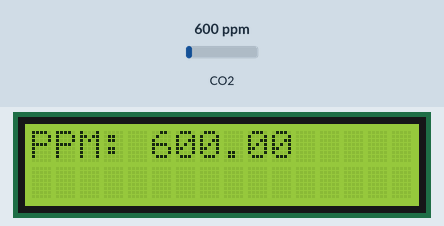
This sketch was run on a simulated ESP8266 (NodeMCU). Shown: 16×2 character LCD. The test bench sets the inputs (shaded band); at power-on: CO2 600 ppm.

Above: at 1.2 s.
1.3 s: CO2 set to 452 ppm
At 2.7 s:
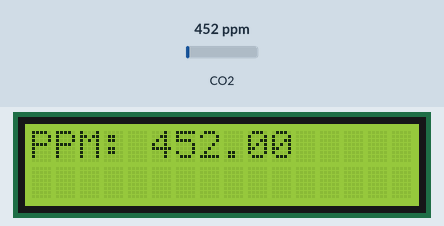
3.6 s: CO2 set to 1050 ppm
At 5.3 s:
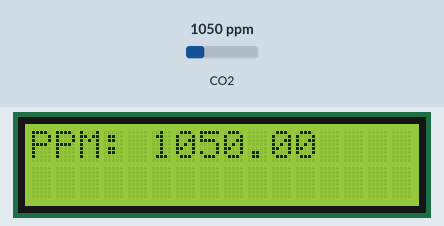
5.6 s: CO2 set to 1700 ppm
At 6.7 s:
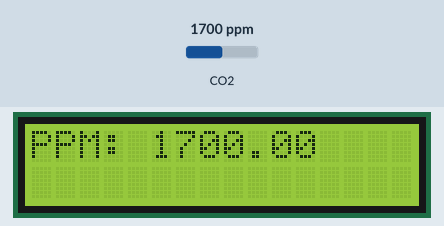
Timing chart, 0 to 8.6 s (numbered marks = the images above; inputs shaded):
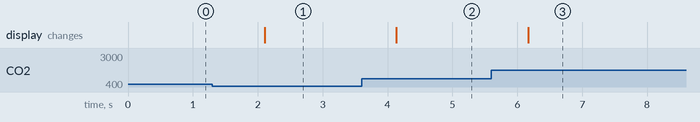

Measured:
- after the input at 1.3 s, the display: changes after 0.81 s (image 1)
- after the input at 3.6 s, the display: changes after 0.54 s (image 2)
- after the input at 5.6 s, the display: changes after 0.57 s (image 3)

The sketch:

S-ESP8266_dengan_sensor_MQ135_dan_LCD16x2.ino
```cpp
#include <Wire.h>
#include <MQ135.h>
#include <LiquidCrystal_I2C.h>

LiquidCrystal_I2C lcd(0x27, 16, 2);  // Alamat I2C modul LCD 16x2
const int analogPin = A0; // Pin analog untuk membaca sensor
MQ135 gasSensor = MQ135(analogPin);

void setup() {
  Wire.begin();
  lcd.init();  // Inisialisasi LCD 16x2
  lcd.backlight();   // Nyalakan backlight LCD
}

void loop() {
  float ppm = gasSensor.getPPM();
  lcd.clear();         // Menghapus tampilan sebelumnya
  lcd.setCursor(0, 0); //Mengatur posisi kursor ke baris 1 kolom 1
  lcd.print("PPM: ");  // Menampilkan label
  lcd.print(ppm);      // Menampilkan nilai PPM
  delay(1000);         // Jeda 1 detik
}
```

Tugas1.cpp
```cpp
#include <ESP8266WiFi.h>
#include <BlynkSimpleEsp8266.h>

char auth[] = "TOKEN_OTENTIKASI_ANDA";
char ssid[] = "NAMA_SSID_WIFI_ANDA";
char password[] = "KATA_SANDI_WIFI_ANDA";

void setup() {
  Serial.begin(115200);
  Blynk.begin(auth, ssid, password);
}

void loop() {
  Blynk.run();
}
```
